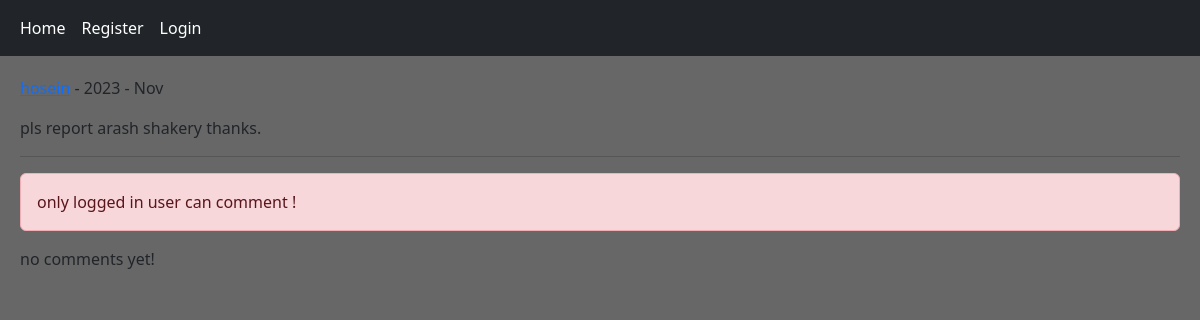
Before: /post/5/pls-report-arash-shakery-thanks/ with the older database file.
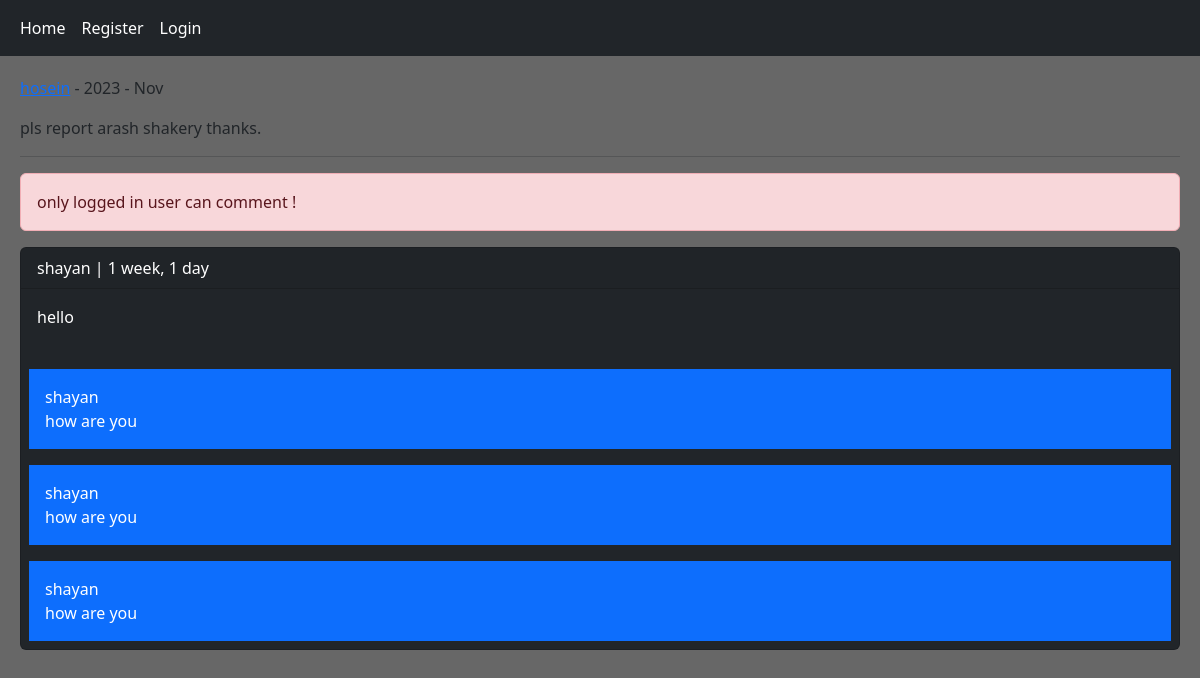
After: the same page with the newer database file.
### home/models.py (models this page shows, shortened)
class Post(models.Model):
    user    = models.ForeignKey(User, on_delete=models.CASCADE, related_name='posts')
    body    = models.TextField()
    slug    = models.SlugField()
    created = models.DateTimeField(auto_now_add=True)
    updated = models.DateTimeField(auto_now=True)
    class Meta:
        ordering = ['-created']

class Comment(models.Model):
    user    = models.ForeignKey(User, on_delete=models.CASCADE, related_name='ucomments')
    post    = models.ForeignKey(Post, on_delete=models.CASCADE, related_name='pcomments')
    reply   = models.ForeignKey('Comment', on_delete=models.CASCADE, related_name='rcomments', blank=True, null=True)
    is_reply= models.BooleanField(default=False)
    body    = models.TextField(max_length=400)
    created = models.DateTimeField(auto_now_add=True)

### home/views.py (the view, shortened to what this page needs)
# urls.py: path('post/<int:post_id>/<slug:post_slug>/',    views.PostDetailView.as_view(),     name='detail'),
class PostDetailView(View):
    form_class          = CommentCreateForm
    form_class_reply    = CommentReplyForm
    def setup(self, request, *args, **kwargs):
        self.post_instance = get_object_or_404(Post, pk=kwargs['post_id'], slug=kwargs['post_slug'])
        return super().setup(request, *args, **kwargs)
    def get(self, request, *args, **kwargs):
        comment     = self.post_instance.pcomments.filter(is_reply=False)
        can_like    = False
        if request.user.is_authenticated and self.post_instance.user_can_like(request.user):
            can_like = True
        return render(request, 'home/detail.html', {'post':self.post_instance,  'comments':comment,
                                                    'form':self.form_class,     'reply_form':self.form_class_reply,
                                                    'can_like': can_like,           })

### home/templates/home/detail.html (shortened to what this page needs)
{% extends 'base.html' %}
{% block content %}
<p> <a href="{% url 'account:profile' post.user.id %}">{{ post.user.username }}</a> - {{ post.updated|date:"Y - M" }}</p>
<p> {{post.body}} </p><hr/>
    {% if request.user.is_authenticated %}
    <a href="{% url 'home:post_like' post.id %}" class='{% if can_like %} disabled {% endif %}btn btn-primary col-md-2'>Like {{post.likes_count}} </a>
    <form action="" method="post">
        {% csrf_token %}
        {{ form.as_p }}
    <input type="submit" value="Send">
    </form> <br/>
    {% else %}
    <p class='alert alert-danger'> only logged in user can comment !</p>
    {% endif %}
    {% for comment in comments %}
    <div class='card bg-dark text-white' >
        <p class='card-header'> {{ comment.user }} | {{ comment.created|timesince }}</p>
        <p class='card-body'> {{ comment.body }} </p>
        {% with replies=comment.rcomments.all %}
        {% for  reply in replies %}
        <p class="bg-primary p-3 m-2"> {{reply.user}} <br/> {{reply.body}} </p>
        {% endfor %}
        {% endwith %}
    </div> <br/>
    {% empty %}
    <p> no comments yet! </p>
    {% endfor %}
{% endblock content %}

### templates/base.html (shortened to what this page needs)
<!DOCTYPE html>
<html lang="en">
<head>
  <link href="https://cdn.jsdelivr.net/npm/bootstrap@5.3.0-alpha1/dist/css/bootstrap.min.css" rel="stylesheet">
</head>
<body class='body-color' >
    {% include 'include/navbar.html' %}
    <div class='jumbotron'>
    {% block content %} {% endblock content %}
</div>
</body>
</html>

### templates/include/navbar.html
<nav class="navbar navbar-expand-lg navbar-dark bg-dark">
    <div class="container-fluid">
        <ul class="navbar-nav">
          <li class="nav-item">
            <a class="nav-link active" href="{% url 'home:home' %}">Home</a>
          </li>
          {% if request.user.is_authenticated %}
          <li class="nav-item">
            <a class="nav-link active"  href="{% url 'account:profile' request.user.id %}"> Profile </a>
          </li>
          <li class="nav-item">
            <a class="nav-link active" href="{% url 'account:logout' %}">Logout</a>
          </li>
          {% else %}
          <li class="nav-item">
            <a class="nav-link active"  href="{% url 'account:register' %}">Register</a>
          </li>
          <li class="nav-item">
            <a class="nav-link active"  href="{% url 'account:login' %}">Login</a>
          </li>
          {% endif %}
        </ul>
    </div>
  </nav>

### templates/base.html (style rules this page uses)
.jumbotron { padding : 20px; margin-bottom : 20px; backgorund-color: #e9ecef }
.body-color { background-color: #676767 }

Changed rows visible on the page:
added Comment: user "shayan", created "1 week, 1 day", body "hello"
added Comment: user "shayan", body "how are you"
added Comment: user "shayan", body "how are you"
added Comment: user "shayan", body "how are you"
Other visible differences:
text no longer shown: "no comments yet!"
